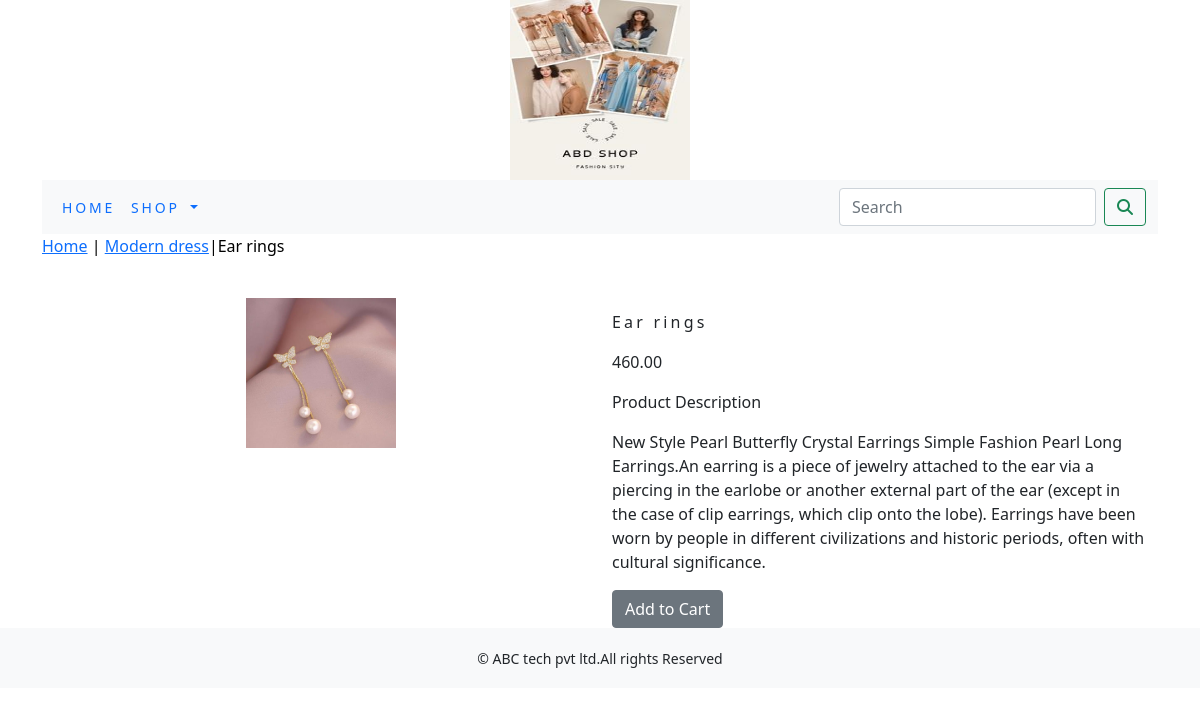
The app's page /shop/modern-dress/ear-rings/ with its own data.
### shop/models.py (models this page shows, shortened)
class Product(models.Model):
    name=models.CharField(max_length=250,unique=True)
    slug=models.SlugField(max_length=250,unique=True)
    description=models.TextField(blank=True)
    price=models.DecimalField(max_digits=10,decimal_places=2)
    category=models.ForeignKey(Category,on_delete=models.CASCADE)
    image=models.ImageField(upload_to='product',blank=True)
    stock=models.IntegerField()
    available=models.BooleanField(default=True)
    created=models.DateTimeField(auto_now_add=True)
    updated=models.DateTimeField(auto_now=True)
    class Meta:
        ordering=('name',)
        verbose_name='product'
        verbose_name_plural='products'

class Category(models.Model):
    name=models.CharField(max_length=250,unique=True)
    slug=models.SlugField(max_length=250,unique=True)
    description=models.TextField(blank=True)
    image=models.ImageField(upload_to='category',blank=True)
    class Meta:
        ordering=('name',)
        verbose_name='category'
        verbose_name_plural='categories'
    def get_url(self):
        return reverse('shop:products_by_category',args=[self.slug])
    def __str__(self):
        return '{}'.format(self.name)

### shop/views.py (the view)
# urls.py: path('<slug:c_slug>/<slug:product_slug>/',views.proDetail,name='prodCatdetail')
def proDetail(request,c_slug,product_slug):
     try:
         product=Product.objects.get(category__slug=c_slug,slug=product_slug)
     except Exception as e:
         raise e
     return render(request,'product.html',{'product':product})

### cart/context_processors.py (called while the page is built)
def counter(request):
    item_count=0
    if 'admin' in request.path:
        return{}
    else:
        try:
            cart=Cart.objects.filter(cart_id=_cart_id(request))
            car_items=CartItem.objects.all().filter(cart=cart[:1])
            for cart_item in car_items:
                item_count += cart_item.quantity
        except Cart.DoesNotExist:
            item_count =0
    return dict(item_count=item_count)

### cart/views.py (called while the page is built)
def _cart_id(request):
    cart=request.session.session_key
    if not cart:
        cart=request.session.create()
    return cart

### shop/context_processors.py (called while the page is built)
def menu_links(request):
    links=Category.objects.all()
    return dict(links=links)

### template/product.html (shortened to what this page needs)
{% extends 'base.html' %}
{% load static %}
{% block content %}
<div class="row my_prod_row_class">
    <div class="mx_auto">
        <p><a href="{% url 'shop:allProdCat' %}">Home</a> | <a href ="{{product.category.get_url}}">{{product.category}}</a>|{{product.name}}</p>
</div>
</div>
<div class="container">
<br>
<div class="row">
    <div class="col-12 col-sm-12 col-md-12 col-lg-6 text-center">
        <div style="min-width:18rem">
            <img src="{{product.image.url}}" alt="{{product.name}}" style="width:150px; height:150px;">
        </div>
    </div>
        <div class="col-12 col-sm-12 col-md-12 col-lg-6">
            <div>
        <h1 class="my_prod_title">{{product.name}}</h1>
        <p>{{product.price}}</p>
        <p class="my_title">Product Description</p>
        <p class="text-justify my_rod_text">{{product.description}}</p>
        {% if product.stock <= 0 %}
        <p class="text-justify my_prod_text"><b>Out of stock</b></p>
        {% else %}
        <a class="btn btn-secondary" href="{% url 'cart:add_cart' product.id %}">Add to Cart</a>
        {% endif %}
    </div>
</div>
        </div>
</div>
{% endblock %}

### static/css/custom.css (style rules this page uses)
body { font-family: 'Roboto', sans-serif; }
.my_title { font-size:16px; text_transform:uppercase; }
.my_prod_row_class { padding-top:15px padding-bottom:20px }
.my_prod_row_class .mx_auto { color:#000; font-size:12px text-decoration:none; }
.my_prod_title { font-size:16px; text_transform:uppercase; letter-spacing:.2em; padding-top:15px; padding-bottom:10px; }

### records on screen
Product: category "Modern dress", name "Ear rings", image (picture), price "460.00", description "New Style Pearl Butterfly Crystal Earrings Simple Fashion Pearl Long Earrings.An earring is a piece of jewelry attached to the ear via a piercing in the earlobe or another external part of the ear (except in the case of clip earrings, which clip onto the lobe). Earrings have been worn by people in different civilizations and historic periods, often with cultural significance."
